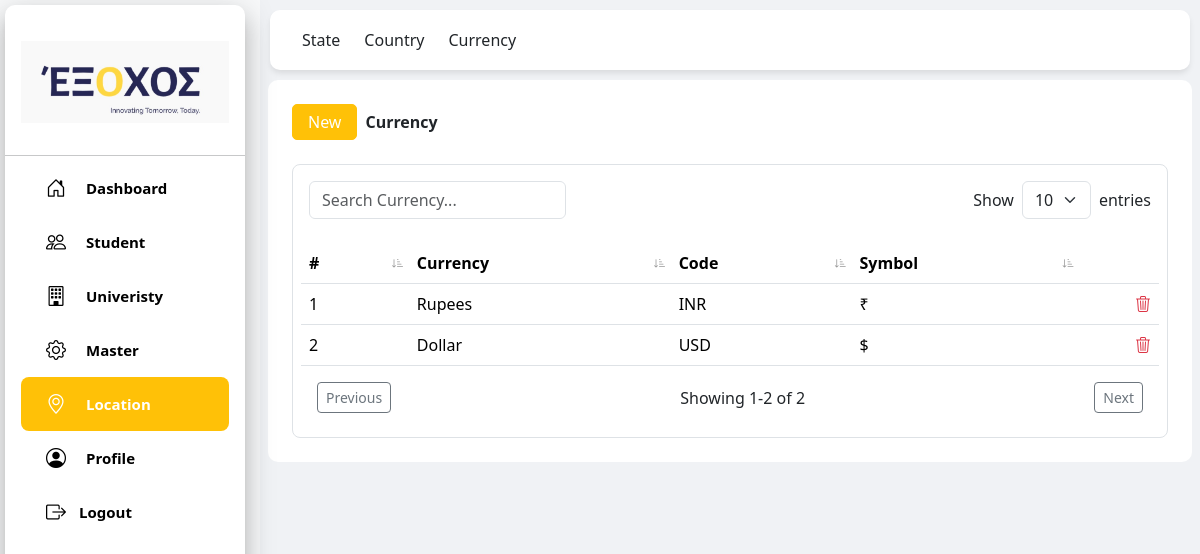
The app's page /contact/currency/ with its own data.
### contact/models.py (models this page shows, shortened)
class Currency(models.Model):
    name = models.CharField(max_length=50)
    code = models.CharField(max_length=3, unique=True)
    symbol = models.CharField(max_length=5, blank=True)

### contact/views.py (the view)
# urls.py: path('currency/', views.currency, name="currency"),
def currency(request):
    currencies = Currency.objects.all()
    context = {'currencies': currencies,'page_title': 'Currency',}
    return render(request, 'currency_page.html', context)

### templates/currency_page.html (shortened to what this page needs)
{% load static %}
<!DOCTYPE html>
<html lang="en">
<head>
<script src="https://cdn.tailwindcss.com"></script>
<link href="https://cdn.jsdelivr.net/npm/bootstrap@5.3.2/dist/css/bootstrap.min.css" rel="stylesheet">
<link rel="stylesheet" href="https://cdn.jsdelivr.net/npm/bootstrap-icons@1.11.3/font/bootstrap-icons.css">
</head>
<body class="bg-light">
{% include "student_header.html"%}
<div class="top-header">
    <div class="container-fluid d-flex justify-content-start">
        <a class="navbar-brand text-dark me-4" href="{% url 'contact:state' %}">State</a>
        <a class="navbar-brand text-dark me-4" href="{% url 'contact:country' %}">Country</a>
        <a class="navbar-brand text-dark me-4" href="{% url 'contact:currency' %}">Currency</a>
    </div>
</div>
<div class="content-wrapper">
    <div class="bg-white p-4 mx-2" style="border-radius: 10px;">
        <div class="d-flex align-items-center mb-4 gap-2">
            <button type="button" class="btn btn-warning" style="padding:5px 15px; border-radius: 5px; color:white;"
                data-bs-toggle="modal" data-bs-target="#newCurrency">New</button>
                <b>{{ page_title }}</b>
        </div>
        <div class="position-fixed top-0 end-0 p-3" style="z-index:1100">
        </div>
        <main>
            <div class="bg-white overflow-hidden border border-gray-100 rounded-lg">
                <div class="d-flex justify-content-between align-items-center p-3">
                    <input type="text" id="searchInput" class="form-control w-auto" placeholder="Search Currency...">
                    <div class="d-flex align-items-center">
                        <label for="pageSize" class="me-2 mb-0">Show</label>
                        <select id="pageSize" class="form-select w-auto">
                            <option value="10" selected>10</option>
                        </select>
                        <span class="ms-2">entries</span>
                    </div>
                </div>
                <div class="overflow-x-auto m-2">
                    <table class="table table-hover" id="currencyTable">
                        <thead class="bg-light">
                            <tr>
                                <th class="sortable" data-column-index="0"># <span class="sort-icon bi bi-sort-down-alt"></span></th>
                                <th class="sortable" data-column-index="1">Currency <span class="sort-icon bi bi-sort-down-alt"></span></th>
                                <th class="sortable" data-column-index="2">Code <span class="sort-icon bi bi-sort-down-alt"></span></th>
                                <th class="sortable" data-column-index="3">Symbol <span class="sort-icon bi bi-sort-down-alt"></span></th>
                                <th></th>
                            </tr>
                        </thead>
                        <tbody>
                            {% for currency in currencies %}
                            <tr>
                                <td>{{ forloop.counter }}</td>
                                <td>
                                    <a href="#" class="open-edit-modal" style="color:black; text-decoration:none;"
                                       data-bs-toggle="modal" data-bs-target="#EditModalCurrency"
                                       data-currency-id="{{ currency.id }}"
                                       data-currency-name="{{ currency.name }}"
                                       data-currency-code="{{ currency.code }}"
                                       data-currency-symbol="{{ currency.symbol }}">
                                       {{ currency.name }}
                                    </a>
                                </td>
                                <td>{{ currency.code }}</td>
                                <td>{{ currency.symbol }}</td>
                                <td class="text-end">
                                    <a href="#" class="open-delete-modal" style="color:red; text-decoration:none;"
                                       data-bs-toggle="modal" data-bs-target="#DeleteCurrenyModal"
                                       data-delete-id="{{ currency.id }}"
                                       data-delete-name="{{ currency.name }}"
                                       data-url="{% url 'contact:currency_delete' currency.id %}">
                                       <i class="bi bi-trash3 text-danger"></i>
                                    </a>
                                </td>
                            </tr>
                            {% endfor %}
                        </tbody>
                    </table>
                    <div class="d-flex justify-content-between m-3">
                        <button class="btn btn-sm btn-outline-secondary" id="prevPage">Previous</button>
                        <span id="pageInfo" class="align-self-center"></span>
                        <button class="btn btn-sm btn-outline-secondary" id="nextPage">Next</button>
                    </div>
                </div>
            </div>
        </main>
    </div>
</div>
</body>
</html>

### templates/currency_page.html (style rules this page uses)
.content-wrapper { margin-left: 260px; padding-top: 80px; background-color: #f0f2f5; min-height: 100vh; }
.top-header { position: fixed; top: 0; left: 260px; right: 0; z-index: 1020; background: #fff; box-shadow: 0 4px 6px -1px rgba(0,0,0,0.1); height: 60px; display: flex; align-items: center; padding: 0 20px; border-radius:10px; margin:10px; }
th.sortable { cursor: pointer; position: relative; padding-right: 25px; }
.sort-icon { position: absolute; right: 5px; top: 50%; transform: translateY(-50%); font-size: 0.75rem; color: #999; }

### records on screen
Currency: name "Rupees", code "INR", symbol "₹"
Currency: name "Dollar", code "USD", symbol "$"

### other values on screen
{{ page_title }} "Currency"
